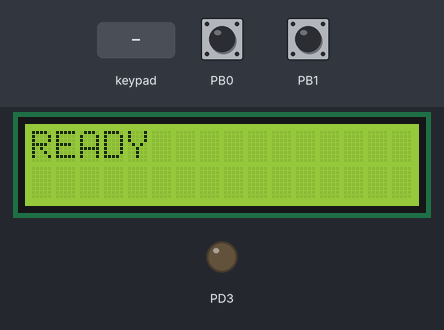
A program run on a simulated ATmega324P, built with avr-gcc and emulated at 8 MHz. On the bench: 16×2 character LCD, output pins drawn as LEDs (lit = HIGH). Wiring (inferred from the signals the program sends): 4×4 keypad with keys 1 2 3 A 4 5 6 B 7 8 9 C * 0 # D (labels assumed): rows PA0, PA1, PA2, PA3; columns PA4, PA5, PA6, PA7. Wiring (inferred from the names in the program): character LCD (HD44780): RS PD0; R/W PD1; E PD2; data PD4, PD5, PD6, PD7. The test bench sets the inputs (shaded band); at power-on: PB0 HIGH, PB1 HIGH. Pins used as bus, display or sensor lines are not drawn.

Above: at 1.2 s.
1.3 s: keypad keys 1 2 * pressed 0.4 s apart
At 3.3 s:
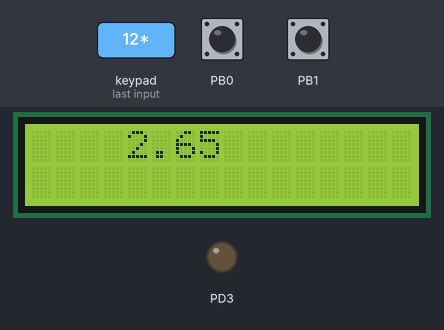
4.0 s: PB0 pulled LOW for 0.15 s
At 5.1 s:
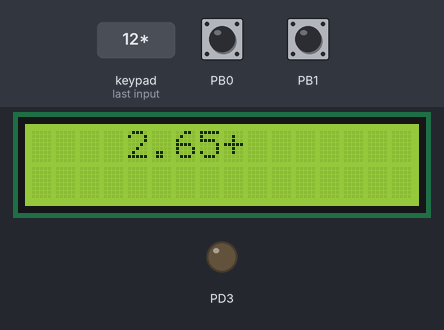
5.6 s: key '2' pressed
At 6.3 s:
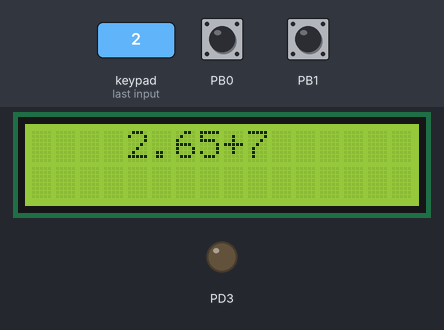
7.2 s: PB0 pulled LOW for 1 s
At 9.0 s:
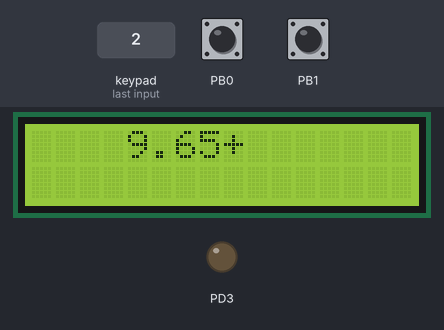
9.7 s: PB1 pulled LOW for 0.15 s
At 10.9 s:
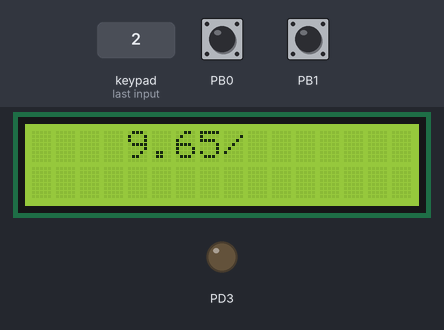
11.3 s: PB0 pulled LOW for 0.15 s
At 12.1 s:
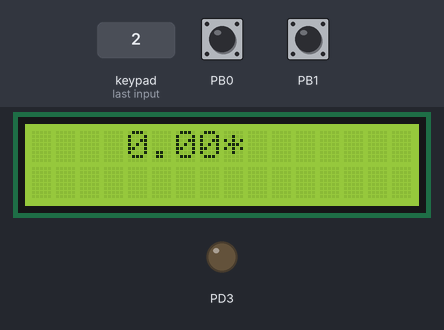
Timing chart, 0 to 13.9 s (numbered marks = the images above; inputs shaded):
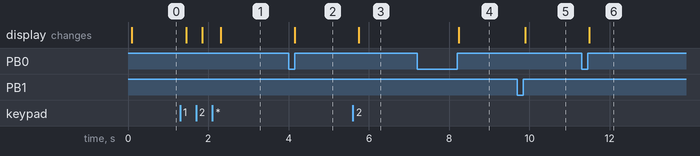

The program:

main.c
```c
#define F_CPU 8000000UL
#include <avr/io.h>
#include <util/delay.h>
#include <stdlib.h>
#include <math.h>

//================ LCD =================
#define RS PD0
#define RW PD1
#define EN PD2

void LCD_Enable()
{
	PORTD |= (1<<EN);
	_delay_us(1);
	PORTD &= ~(1<<EN);
	_delay_ms(2);
}

void LCD_Send4Bit(uint8_t data)
{
	PORTD &= 0x0F;
	PORTD |= (data & 0xF0);
	LCD_Enable();
}

void LCD_Command(uint8_t cmd)
{
	PORTD &= ~(1<<RS);
	PORTD &= ~(1<<RW);
	LCD_Send4Bit(cmd);
	LCD_Send4Bit(cmd<<4);
}

void LCD_Char(char data)
{
	PORTD |= (1<<RS);
	PORTD &= ~(1<<RW);
	LCD_Send4Bit(data);
	LCD_Send4Bit(data<<4);
}

void LCD_String(char *str)
{
	while(*str) LCD_Char(*str++);
}

void LCD_Clear()
{
	LCD_Command(0x01);
	_delay_ms(2);
}

void LCD_Init()
{
	DDRD = 0xFF;
	_delay_ms(50);
	LCD_Command(0x02);
	LCD_Command(0x28);
	LCD_Command(0x0C);
	LCD_Command(0x06);
	LCD_Command(0x01);
}

//================ KEYPAD =================

char keypad[4][6] = {
	{'C','7','8','9','*','/'},
	{'S','4','5','6','-','M'},
	{'%','1','2','3','+','N'},
	{'R','0','.','=','+','P'}
};

void Keypad_Init()
{
	DDRA = 0x0F;
	PORTA = 0xFF;
	DDRB &= ~0x03;
	PORTB |= 0x03;
}

char GetKey()
{
	for(uint8_t r=0; r<4; r++)
	{
		PORTA |= 0x0F;
		PORTA &= ~(1<<r);
		_delay_us(5);

		for(uint8_t c=0; c<4; c++)
		{
			if(!(PINA & (1<<(c+4))))
			{
				_delay_ms(20);
				while(!(PINA & (1<<(c+4))));
				return keypad[r][c];
			}
		}

		for(uint8_t c=0; c<2; c++)
		{
			if(!(PINB & (1<<c)))
			{
				_delay_ms(20);
				while(!(PINB & (1<<c)));
				return keypad[r][c+4];
			}
		}
	}
	return 0;
}

//================ CALCULATOR =================

double num1=0, num2=0, memory=0;
char op=0;
uint8_t state=0;
uint8_t justCalculated=0;

void reset_calc()
{
	num1=0; num2=0; op=0;
	state=0;
	justCalculated=0;
	LCD_Clear();
}

double calculate()
{
	switch(op)
	{
		case '+': return num1 + num2;
		case '-': return num1 - num2;
		case '*': return num1 * num2;
		case '/': return (num2!=0)? num1/num2:0;
	}
	return num1;
}

//================ MAIN =================

int main(void)
{
	LCD_Init();
	Keypad_Init();

	char buf[16];
	LCD_String("READY");

	while(1)
	{
		char key = GetKey();

		if(key)
		{
			// RESET
			if(key=='C')
			{
				reset_calc();
			}

			// NUMBER
			else if(key>='0' && key<='9')
			{
				if(justCalculated)
				{
					reset_calc();
				}

				LCD_Char(key);

				if(state==0)
				num1 = num1*10 + (key-'0');
				else
				num2 = num2*10 + (key-'0');

				justCalculated = 0;
			}

			// OPERATOR
			else if(key=='+'||key=='-'||key=='*'||key=='/')
			{
				if(state==1) // chain calculation
				{
					num1 = calculate();
					num2 = 0;

					LCD_Clear();
					dtostrf(num1,8,2,buf);
					LCD_String(buf);
				}

				op = key;
				state = 1;
				justCalculated = 0;

				LCD_Char(key);
			}

			// EQUAL
			else if(key=='=')
			{
				double result = calculate();
				dtostrf(result,8,2,buf);

				LCD_Clear();
				LCD_String(buf);

				num1 = result;
				num2 = 0;
				state = 0;
				justCalculated = 1;
			}

			// SQRT
			else if(key=='R')
			{
				num1 = sqrt(num1);
				dtostrf(num1,8,2,buf);
				LCD_Clear();
				LCD_String(buf);

				justCalculated = 1;
			}

			// %
			else if(key=='%')
			{
				num1 = num1 / 100.0;
				dtostrf(num1,8,2,buf);
				LCD_Clear();
				LCD_String(buf);

				justCalculated = 1;
			}

			// +/- (??i d?u)
			else if(key=='S')
			{
				num1 = -num1;
				dtostrf(num1,8,2,buf);
				LCD_Clear();
				LCD_String(buf);
			}

			// MEMORY +
			else if(key=='P')
			{
				memory += num1;
			}

			// MEMORY -
			else if(key=='N')
			{
				memory -= num1;
			}

			// MEMORY RECALL
			else if(key=='M')
			{
				num1 = memory;
				dtostrf(num1,8,2,buf);
				LCD_Clear();
				LCD_String(buf);

				justCalculated = 1;
			}
		}
	}
}
```

Measured:
- after the input at 1.3 s, the display: first changes after 0.15 s (image 1 shows a later state)
- after the input at 4.0 s, the display: changes after 0.15 s (image 2)
- after the input at 5.6 s, the display: changes after 0.15 s (image 3)
- after the input at 7.2 s, the display: changes after 1.0 s (image 4)
- after the input at 9.7 s, the display: changes after 0.19 s (image 5)
- after the input at 11.3 s, the display: changes after 0.19 s (image 6)
